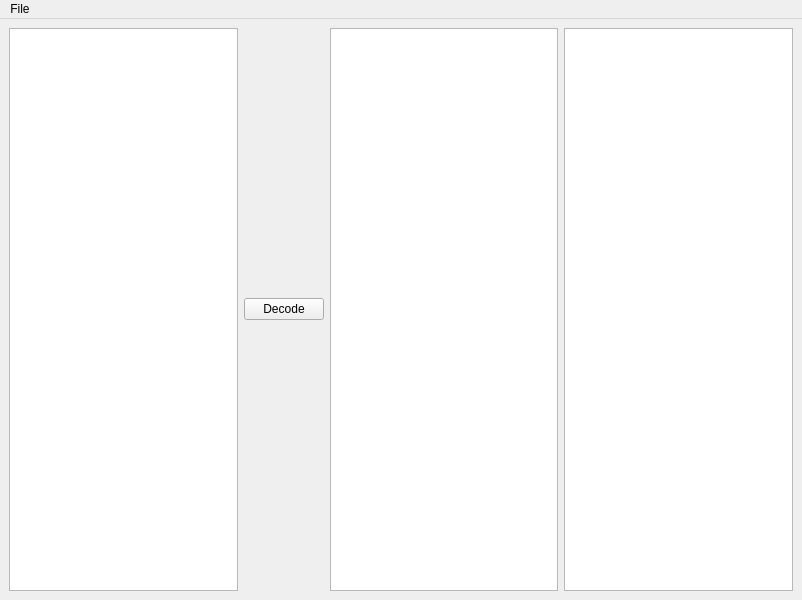
<?xml version="1.0" encoding="UTF-8"?>
<ui version="4.0">
 <class>DecoderWindow</class>
 <widget class="QMainWindow" name="DecoderWindow">
  <property name="geometry">
   <rect>
    <x>0</x>
    <y>0</y>
    <width>802</width>
    <height>600</height>
   </rect>
  </property>
  <property name="sizePolicy">
   <sizepolicy hsizetype="Expanding" vsizetype="Expanding">
    <horstretch>0</horstretch>
    <verstretch>0</verstretch>
   </sizepolicy>
  </property>
  <property name="windowTitle">
   <string>DecoderWindow</string>
  </property>
  <widget class="QWidget" name="centralwidget">
   <property name="sizePolicy">
    <sizepolicy hsizetype="Expanding" vsizetype="Expanding">
     <horstretch>0</horstretch>
     <verstretch>0</verstretch>
    </sizepolicy>
   </property>
   <layout class="QVBoxLayout" name="verticalLayout">
    <item>
     <layout class="QHBoxLayout" name="horizontalLayout">
      <item>
       <widget class="QPlainTextEdit" name="inputText">
        <property name="readOnly">
         <bool>true</bool>
        </property>
       </widget>
      </item>
      <item>
       <widget class="QPushButton" name="decodeButton">
        <property name="text">
         <string>Decode</string>
        </property>
       </widget>
      </item>
      <item>
       <widget class="QPlainTextEdit" name="outputText">
        <property name="readOnly">
         <bool>true</bool>
        </property>
       </widget>
      </item>
      <item>
       <widget class="QPlainTextEdit" name="solutionText">
        <property name="readOnly">
         <bool>true</bool>
        </property>
       </widget>
      </item>
     </layout>
    </item>
   </layout>
  </widget>
  <widget class="QMenuBar" name="menubar">
   <property name="geometry">
    <rect>
     <x>0</x>
     <y>0</y>
     <width>802</width>
     <height>26</height>
    </rect>
   </property>
   <widget class="QMenu" name="menuFile">
    <property name="title">
     <string>File</string>
    </property>
    <addaction name="actionOpen_File"/>
    <addaction name="actionOpen_Solution_File"/>
   </widget>
   <addaction name="menuFile"/>
  </widget>
  <action name="actionOpen_File">
   <property name="text">
    <string>Open Input File</string>
   </property>
  </action>
  <action name="actionOpen_Solution_File">
   <property name="text">
    <string>Open Solution File</string>
   </property>
  </action>
 </widget>
 <resources/>
 <connections>
  <connection>
   <sender>decodeButton</sender>
   <signal>clicked()</signal>
   <receiver>DecoderWindow</receiver>
   <slot>decodeInputText()</slot>
   <hints>
    <hint type="sourcelabel">
     <x>401</x>
     <y>312</y>
    </hint>
    <hint type="destinationlabel">
     <x>400</x>
     <y>299</y>
    </hint>
   </hints>
  </connection>
 </connections>
 <slots>
  <slot>decodeInputText()</slot>
 </slots>
</ui>
